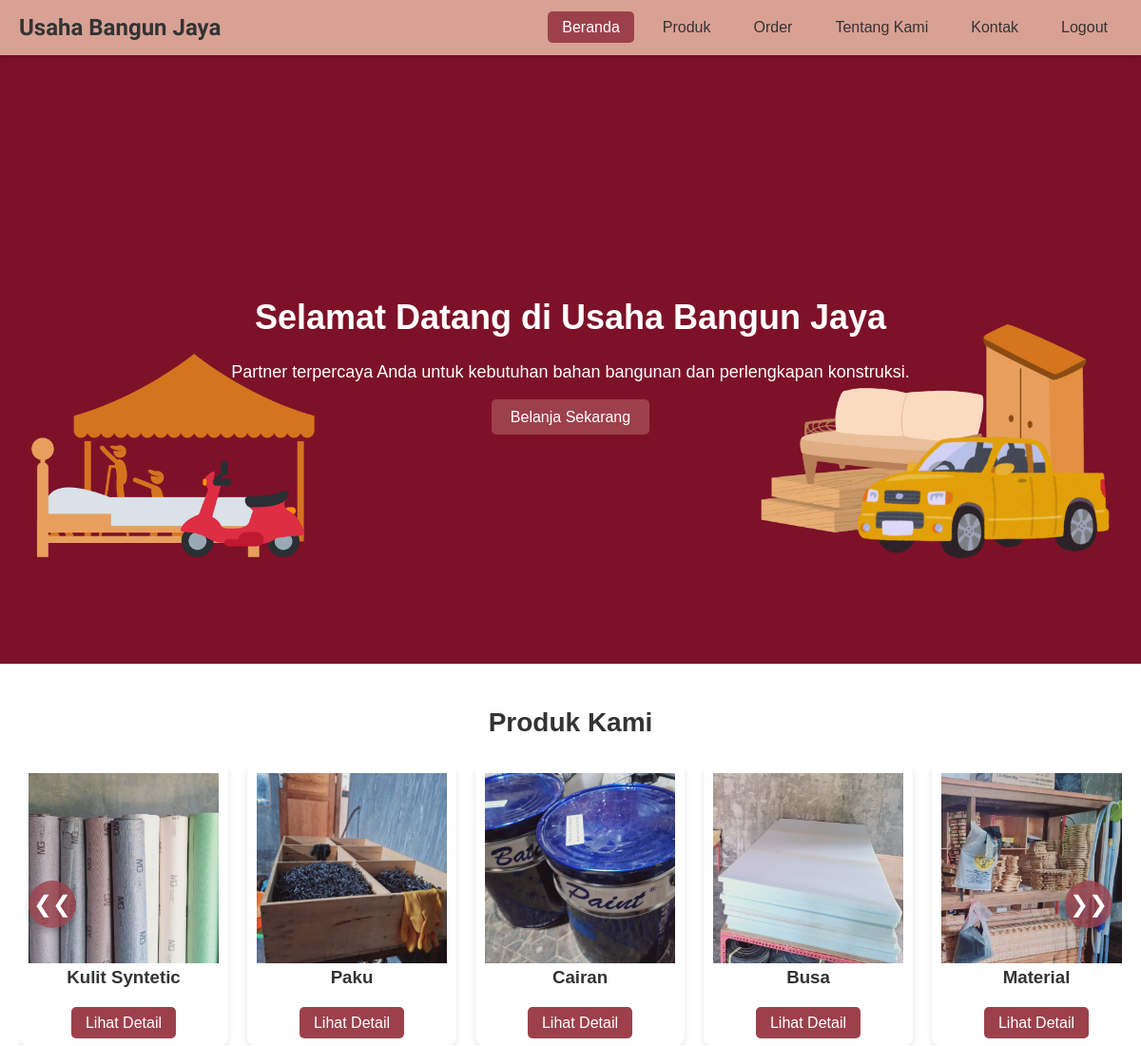
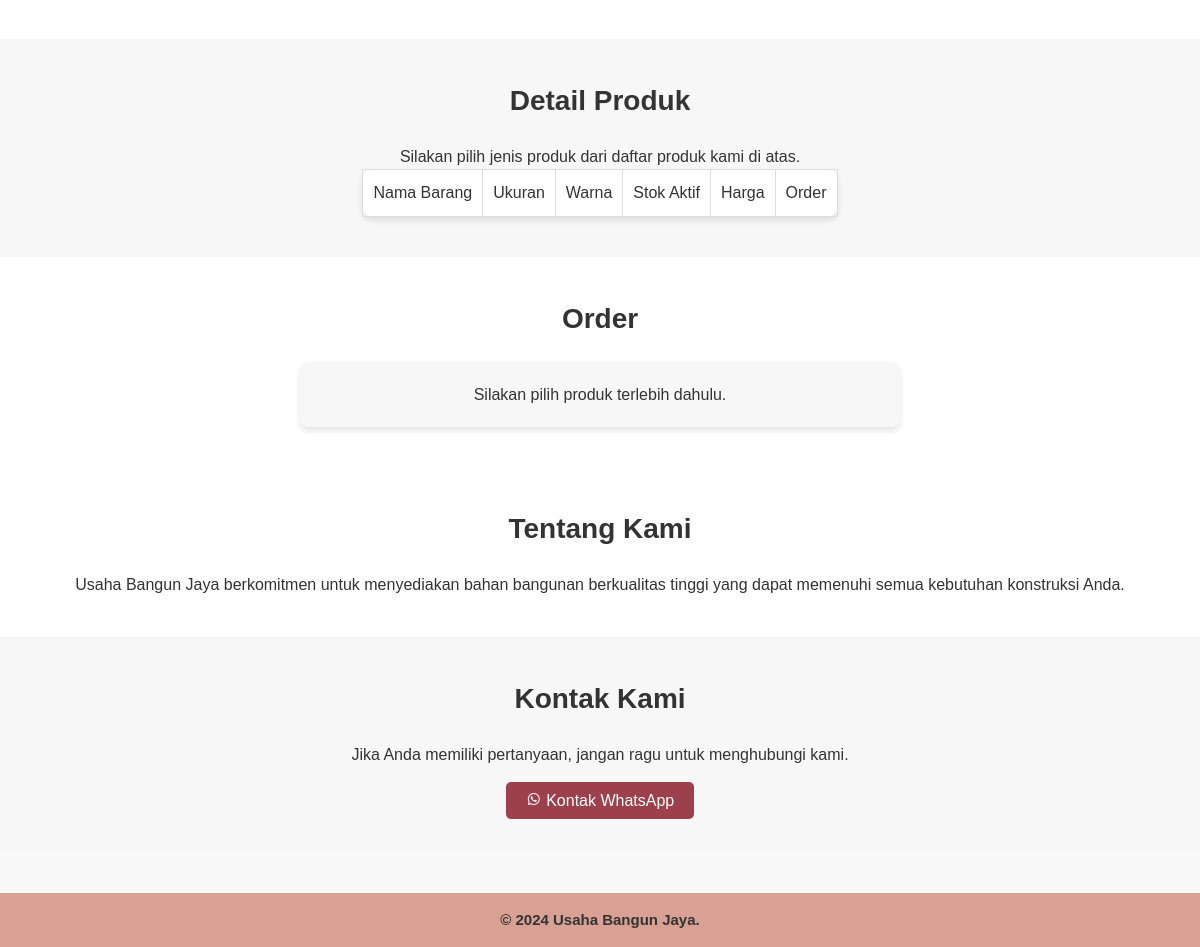
Screenshot of /pemwebakhir/pembeli/home.php with the database file from the repository (2 pictures, top to bottom).
### tables this page shows
CREATE TABLE `jenis` (
  `id_jenis` int(11) NOT NULL,
  `jenis_barang` varchar(15) NOT NULL,
  `foto_barang` varchar(30) NOT NULL
);

### pemwebakhir/pembeli/home.php (the view, shortened to what this page needs)
<!DOCTYPE html>
<html lang="id">
<head>
    <link rel="stylesheet" href="../css/home.css">
    <link href='https://unpkg.com/boxicons@2.1.4/css/boxicons.min.css' rel='stylesheet'>
    <link href="https://cdn.jsdelivr.net/npm/aos@2.3.1/dist/aos.css" rel="stylesheet">
</head>
<body>
    <header>
        <div class="container">
            <h1 class="logo">Usaha Bangun Jaya</h1>
            <nav>
                <ul>
                    <li><a href="#" class="active">Beranda</a></li>
                    <li><a href="#products">Produk</a></li>
                    <li><a href="#order">Order</a></li>
                    <li><a href="#about">Tentang Kami</a></li>
                    <li><a href="#contact">Kontak</a></li>
                    <li><a href="../logout_proses.php">Logout</a></li>
                </ul>
            </nav>
        </div>
    </header>
    <section class="hero">
        <div class="container">
            <h2>Selamat Datang di Usaha Bangun Jaya</h2>
            <p>Partner terpercaya Anda untuk kebutuhan bahan bangunan dan perlengkapan konstruksi.</p>
            <a href="#products" class="btn">Belanja Sekarang</a>
        </div>
    </section>
    <section id="products" class="products">
        <div class="container">
            <h2>Produk Kami</h2>
            <div class="product-carousel">
                <button class="carousel-control prev">&#10094;</button>
                <div class="product-grid">
                    <?php
                    include '../koneksi.php';
                    $data = mysqli_query($conn, "SELECT jenis.jenis_barang, jenis.foto_barang FROM jenis");
                    while ($a = mysqli_fetch_array($data)) {
                    ?>
                        <div class="product-card">
                            <?php echo "<img src='../foto/" . $a['foto_barang'] . "' style='width:200px;height:200px;'>"; ?>
                            <h3><?php echo $a['jenis_barang']; ?></h3>
                            <a href="?jenis_barang=<?php echo urlencode($a['jenis_barang']); ?>#detail_produk" class="btn">Lihat Detail</a>
                        </div>
                    <?php } ?>
                </div>
                <button class="carousel-control next">&#10095;</button>
            </div>
        </div>
    </section>
    <section id="detail_produk" class="detail_produk">
        <div class="container">
            <h2>Detail Produk</h2>
            <div class="product-detail">
                <div class="product-card-detail" data-aos="fade-up" data-aos-duration="1000">
                    <center>
                        <table border="1" cellspacing="0" cellpadding="10">
                            <tr align="center">
                                <td>Nama Barang</td>
                                <td>Ukuran</td>
                                <td>Warna</td>
                                <td>Stok Aktif</td>
                                <td>Harga</td>
                                <td>Order</td>
                            </tr>
                            <?php
                            if (isset($_GET['jenis_barang'])) {
                                $jenis_barang = $_GET['jenis_barang'];
                                $data = mysqli_query(
                                    $conn,
                                    "SELECT jenis.jenis_barang, data.id_data, data.nama_barang, data.ukuran, data.satuan_ukuran, data.warna, data.stok_awal, data.satuan_stok, data.harga_jual
                                    FROM jenis
                                    JOIN data ON jenis.jenis_barang = data.jenis_barang
                                    WHERE jenis.jenis_barang = '$jenis_barang';"
                                );
                                while ($b = mysqli_fetch_array($data)) {
                            ?>
                                    <tr align="center">
                                        <td><?php echo $b['nama_barang']; ?></td>
                                        <td><?php echo $b['ukuran'] . " " . $b['satuan_ukuran']; ?></td>
                                        <td><?php echo $b['warna']; ?></td>
                                        <td><?php echo $b['stok_awal'] . " " . $b['satuan_stok']; ?></td>
                                        <td><?php echo $b['harga_jual']; ?></td>
                                        <td><a href="?id_data=<?php echo urlencode($b['id_data']); ?>#order" class="btn"><i class='bx bx-cart-add'></i></a></td>
                                    </tr>
                            <?php
                                }
                            } else {
                                echo "<p>Silakan pilih jenis produk dari daftar produk kami di atas.</p>";
                            }
                            ?>
                        </table>
                    </center>
                </div>
            </div>
        </div>
    </section>
    <section id="order" class="order">
        <div class="container">
            <h2>Order</h2>
            <div class="pembelian">
                <center>
                    <form method="post" action="order_proses.php">
                        <?php
                        if (isset($_GET['id_data'])) {
                            $id_data = $_GET['id_data'];
                            $data = mysqli_query(
                                $conn,
                                "SELECT jenis.jenis_barang, data.id_data, data.nama_barang, data.ukuran, data.satuan_ukuran, data.warna, data.harga_jual
                            FROM data
                            JOIN jenis ON data.jenis_barang = jenis.jenis_barang
                            WHERE data.id_data = $id_data;"
                            );
                            if ($b = mysqli_fetch_array($data)) {
                        ?>
                                <input type="hidden" name="id_data" value="<?php echo $b['id_data']; ?>">
                                <input type="hidden" name="nama_barang" value="<?php echo $b['nama_barang']; ?>">
                                <input type="hidden" name="ukuran" value="<?php echo $b['ukuran']; ?>">
                                <input type="hidden" name="satuan_ukuran" value="<?php echo $b['satuan_ukuran']; ?>">
                                <input type="hidden" name="warna" value="<?php echo $b['warna']; ?>">
                                <input type="hidden" name="harga_jual" value="<?php echo $b['harga_jual']; ?>">
                                <table>
                                    <tr>
                                        <td>Jenis Barang</td>
                                        <td>:</td>
                                        <td><?php echo $b['jenis_barang']; ?></td>
                                    </tr>
                                    <tr>
                                        <td>Nama Barang</td>
                                        <td>:</td>
                                        <td><?php echo $b['nama_barang']; ?></td>
                                    </tr>
                                    <tr>
                                        <td>Ukuran</td>
                                        <td>:</td>
                                        <td><?php echo $b['ukuran'] . " " . $b['satuan_ukuran']; ?></td>
                                    </tr>
                                    <tr>
                                        <td>Warna</td>
                                        <td>:</td>
                                        <td><?php echo $b['warna']; ?></td>
                                    </tr>
                                    <tr>
                                        <td>Harga per Unit</td>
                                        <td>:</td>
                                        <td><?php echo "Rp " . number_format($b['harga_jual'], 2); ?></td>
                                    </tr>
                                    <tr>
                                        <td>Nama Anda</td>
                                        <td>:</td>
                                        <td><input type="text" name="nama_pembeli" required></td>
                                    </tr>
                                    <tr>
                                        <td>Jumlah Stok Beli</td>
                                        <td>:</td>
                                        <td><input type="text" name="stok_keluar" min="1" required></td>
                                    </tr>
                                </table>
                                <input type="submit" name="submit_order" value="Order Sekarang">
                        <?php
                            } else {
                                echo "<p>Produk tidak ditemukan.</p>";
                            }
                        } else {
                            echo "<p>Silakan pilih produk terlebih dahulu.</p>";
                        }
                        ?>
                    </form>
                </center>
            </div>
        </div>
    </section>
    <section id="about" class="about">
        <div class="container">
            <h2>Tentang Kami</h2>
            <p>Usaha Bangun Jaya berkomitmen untuk menyediakan bahan bangunan berkualitas tinggi yang dapat memenuhi semua kebutuhan konstruksi Anda.</p>
        </div>
    </section>
    <section id="contact" class="contact">
        <div class="container">
            <h2>Kontak Kami</h2>
            <p>Jika Anda memiliki pertanyaan, jangan ragu untuk menghubungi kami.</p>
            <a href="https://api.whatsapp.com/send?phone=6282165266171" class="btn"><i class='bx bxl-whatsapp'></i> Kontak WhatsApp</a>
        </div>
    </section>
    <footer>
        <div class="container">
            <p>&copy; 2024 Usaha Bangun Jaya.</p>
        </div>
    </footer>
</body>
</html>

### pemwebakhir/css/home.css (style rules this page uses)
* { margin: 0; padding: 0; box-sizing: border-box; font-family: "Poppins", sans-serif; }
body { color: #333; line-height: 1.6; background-color: #f9f9f9; }
html { scroll-behavior: smooth; scroll-padding-top: 70px; }
header { background-color: #d9a194; padding: 10px 20px; color: #333; position: sticky; top: 0; z-index: 1000; box-shadow: 0 4px 6px rgba(0, 0, 0, 0.1); }
header .container { display: flex; justify-content: space-between; align-items: center; }
header .logo { font-family: "Faculty Glyphic", sans-serif; font-size: 24px; font-weight: bold; color: #333; }
header nav ul { list-style: none; display: flex; gap: 15px; }
header nav ul li a { text-decoration: none; color: #333; padding: 8px 15px; transition: 0.3s; border-radius: 5px; }
header nav ul li a:hover, header nav ul li a.active { background-color: #9c414c; color: #fff; }
.hero { background: url("background-home.png") no-repeat center center/cover; height: 80vh; display: flex; justify-content: center; align-items: center; color: #fff; text-align: center; }
.hero h2 { font-size: 36px; margin-bottom: 15px; }
.hero p { font-size: 18px; margin-bottom: 20px; }
.hero .btn { background-color: #9c414c; padding: 10px 20px; border-radius: 5px; text-decoration: none; color: #fff; margin-top: 20px; transition: transform 0.3s ease; }
.products { padding: 40px 20px; background-color: #fff; text-align: center; }
.products h2 { margin-bottom: 20px; font-size: 28px; color: #333; }
.product-card h3 { margin-bottom: 20px; }
.product-card { background-color: #fff; border-radius: 8px; box-shadow: 0 4px 6px rgba(0, 0, 0, 0.1); overflow: hidden; padding: 20px; text-align: center; transition: transform 0.3s ease; }
.product-card img { width: 100%; height: 200px; object-fit: cover; margin: 0 auto; display: block; }
.product-card .btn { background-color: #9c414c; padding: 8px 15px; border-radius: 5px; color: #fff; text-decoration: none; transition: transform 0.3s ease; }
.product-carousel { position: relative; display: flex; align-items: center; overflow: hidden; }
.carousel-control { position: absolute; top: 50%; transform: translateY(-50%); background-color: rgba( 156, 65, 76, 0.8 ); color: #fff; font-size: 1.5rem; border: none; border-radius: 50%; cursor: pointer; z-index: 10; display: flex; justify-content: center; align-items: center; width: 50px; height: 50px; box-shadow: 0 4px 6px rgba(0, 0, 0, 0.2); transition: background-color 0.3s, transform 0.3s; }
.carousel-control.prev { left: 10px; }
.carousel-control.next { right: 10px; }
.carousel-control::before { content: ""; }
.carousel-control.prev::before { content: "\276E"; }
.carousel-control.next::before { content: "\276F"; }
.product-grid { display: flex; gap: 20px; transition: transform 0.5s ease-in-out; }
.product-card { flex-shrink: 0; padding: 10px; text-align: center; }
.detail_produk { padding: 40px 20px; background-color: #f7f7f7; text-align: center; }
.detail_produk h2 { margin-bottom: 20px; font-size: 28px; color: #333; }
.product-detail { display: flex; justify-content: center; align-items: center; }
.product-detail table { width: 100%; max-width: 800px; border-collapse: collapse; margin: auto; background-color: #fff; box-shadow: 0 4px 6px rgba(0, 0, 0, 0.1); border-radius: 10px; }
.product-detail table th, .product-detail table td { border: 1px solid #ddd; padding: 10px; text-align: center; }
.product-detail table td { color: #333; }
.order { padding: 40px 20px; background-color: #fff; text-align: center; }
.order h2 { margin-bottom: 20px; font-size: 28px; color: #333; }
.order form { background-color: #f7f7f7; padding: 20px; border-radius: 8px; box-shadow: 0 4px 6px rgba(0, 0, 0, 0.1); max-width: 600px; margin: auto; }
.about { padding: 40px 20px; background-color: #fff; text-align: center; }
.about h2 { margin-bottom: 20px; font-size: 28px; color: #333; }
.contact { padding: 40px 20px; background-color: #f7f7f7; text-align: center; }
.contact h2 { margin-bottom: 20px; font-size: 28px; color: #333; }
.contact p { margin-bottom: 20px; }
.contact .btn { background-color: #9c414c; padding: 10px 20px; border-radius: 5px; color: #fff; transition: transform 0.3s ease; text-decoration: none; }
footer { background-color: #d9a194; color: #333; text-align: center; padding: 15px 20px; margin-top: 40px; }
footer p { margin: 0; font-weight: bold; font-size: 15px; }

### rows the page displays
jenis: foto_barang (picture), jenis_barang "Kulit Syntetic"
jenis: foto_barang (picture), jenis_barang "Paku"
jenis: foto_barang (picture), jenis_barang "Cairan"
jenis: foto_barang (picture), jenis_barang "Busa"
jenis: foto_barang (picture), jenis_barang "Material"
